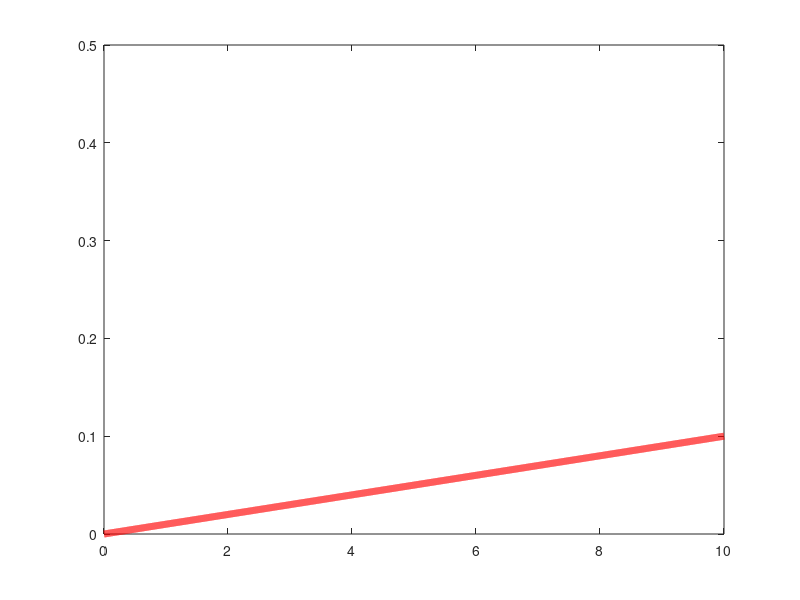

Source code (MATLAB): (Note: this script raises an error after producing the figure.)
clc
clear
close all

printfigure = 1;
z = 0 : 0.001 : 10;

y = 0.01 * z;

y11 = 0.0001 *(z-3).^2;
y12 = 0.0001 *(z - 10).^2;
y1 = y11 + y12;
plot(z,y,'r-','linewidth',5)
xlim([0 10])
ylim([0 0.5])
setplt('Erste Term','$\Delta z$','','term1',printfigure)

figure
plot(z,y1,'b-','linewidth',5)
xlim([0 10])
ylim([0 0.1])
setplt('Zweiter Term','$\Delta z$','','term2',printfigure)


figure
for g2g1 = 1 : 0.5 : 50
    clf
    y2 = g2g1 * y1;
    Y = y + y2;
    [a,b] = min(Y);
    plot(z, Y,'k-','linewidth',5)
    hold on
    plot([z(b),z(b)],[0,a],'k--','linewidth',2);
    if z(b) < 3.5
        xticks([ z(b),3.5])
        xticklabels({'$\Delta \hat{z}$','$\Delta z ^*$'})
        yticks([])
        yticklabels({})
    elseif z(b) == 3.5
        xticks([3.5])
        xticklabels({'$\Delta \hat{z} = \Delta z ^*$'})
                yticks([])
        yticklabels({})

    else
        xticks([ 3.5,z(b)])
        xticklabels({'$\Delta z ^*$', '$\Delta \hat{z}$'})
                yticks([])
        yticklabels({})

    end
    f1 = gca;
    f1.TickLabelInterpreter = 'latex';



    xlim([0 10])
    ylim([0 0.5])
    setplt('Werte','$\Delta z$','','term3',printfigure)
    drawnow
    frame=getframe(gcf);
    imind=frame2im(frame);
    [imind,cm] = rgb2ind(imind,256);
    name = ['g2g1_analyse.gif'];
    if printfigure == 1
        if g2g1 == 1
             imwrite(imind,cm,name,'gif', 'Loopcount',inf,'DelayTime',1e-6);
        else
             imwrite(imind,cm,name,'gif','WriteMode','append','DelayTime',1e-6);
        end
    end
end

close all
